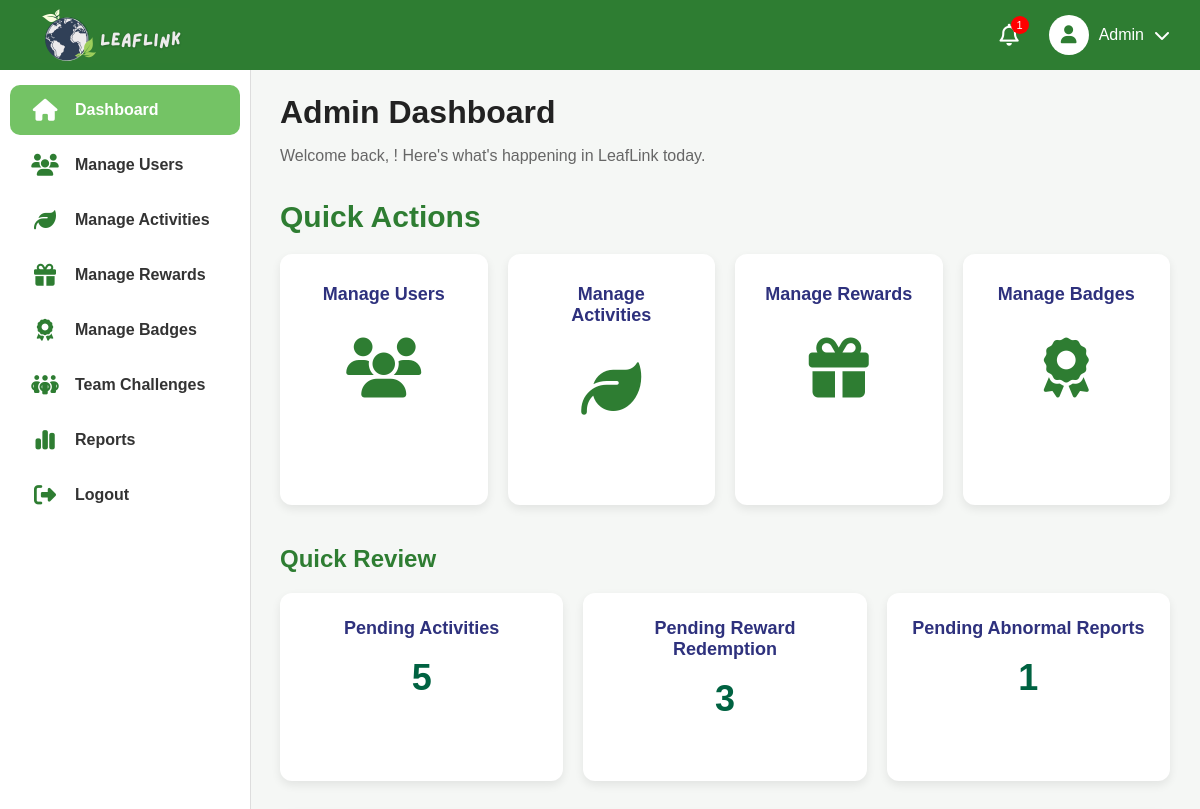
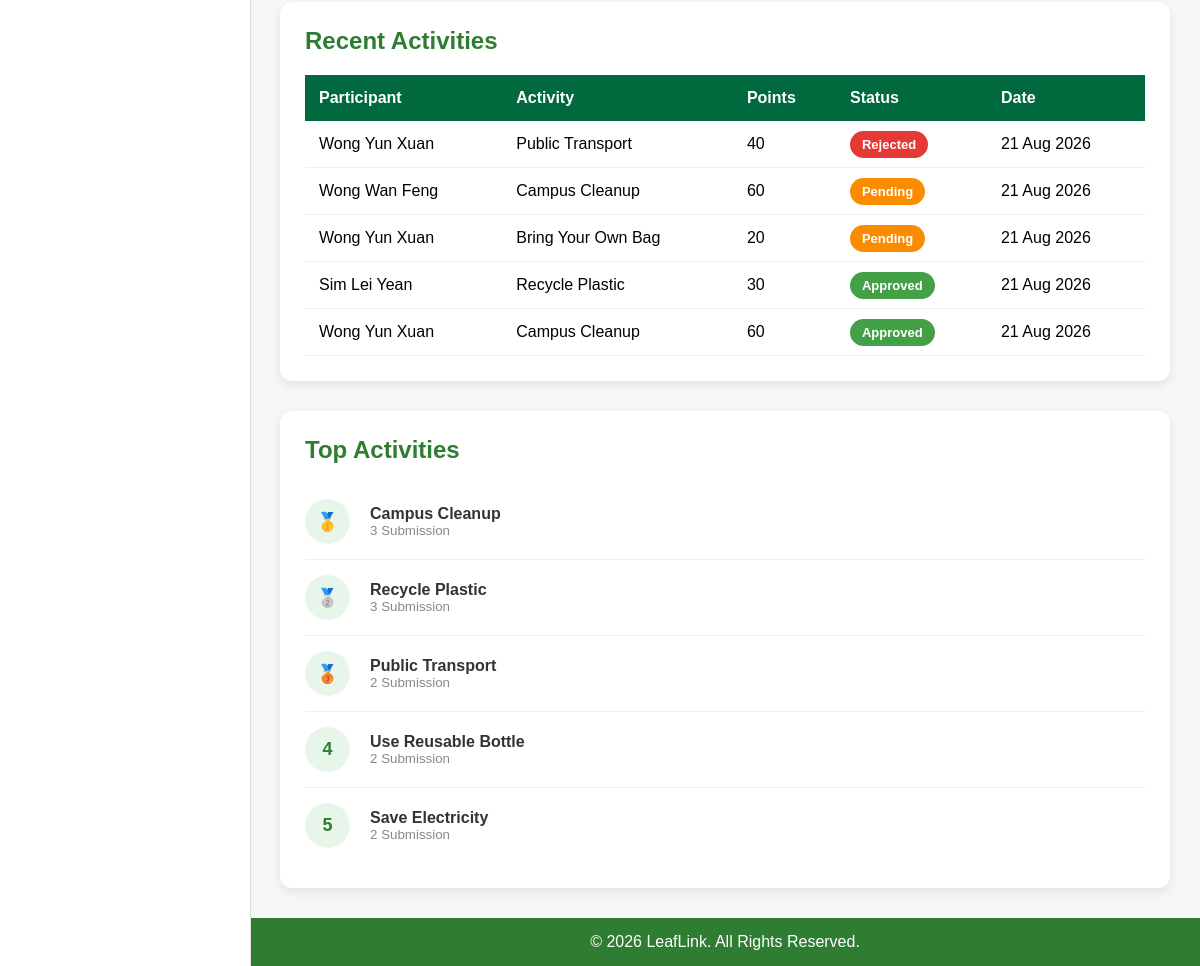
Screenshot of /admin/dashboard.php with the database file from the repository (2 pictures, top to bottom).
### tables this page shows
CREATE TABLE `activitysubmission` (
  `submissionId` varchar(11) NOT NULL,
  `participantId` varchar(11) NOT NULL,
  `activityId` varchar(11) DEFAULT NULL,
  `evidencePhoto` varchar(255) NOT NULL,
  `description` text NOT NULL,
  `status` varchar(20) NOT NULL,
  `moderatorId` varchar(11) DEFAULT NULL,
  `submissionDate` date NOT NULL,
  `submissionTime` time NOT NULL,
  `challengeId` varchar(11) DEFAULT NULL
);

CREATE TABLE `user` (
  `userId` varchar(11) NOT NULL,
  `roleId` varchar(11) NOT NULL,
  `fullName` varchar(100) NOT NULL,
  `emailAddress` varchar(100) NOT NULL,
  `phoneNumber` varchar(20) NOT NULL,
  `password` varchar(100) NOT NULL,
  `dateOfBirth` date NOT NULL
);

CREATE TABLE `activity` (
  `activityId` varchar(11) NOT NULL,
  `activityName` varchar(100) NOT NULL,
  `description` text NOT NULL,
  `category` varchar(100) NOT NULL,
  `pointsReward` int(11) NOT NULL,
  `rules` text NOT NULL,
  `status` varchar(20) NOT NULL
);

### admin/dashboard.php (the view, shortened to what this page needs)
<?php
    include 'includes/header.php';
    include 'includes/sidebar.php';
    $activityQuery = mysqli_query($conn,
        "SELECT COUNT(*) AS total
        FROM activitysubmission
        WHERE status='Pending'");
    $pendingActivities = mysqli_fetch_assoc($activityQuery)['total'];
    $rewardQuery = mysqli_query($conn,
        "SELECT COUNT(*) AS total
        FROM rewardredemption
        WHERE status='Pending'");
    $pendingRewards = mysqli_fetch_assoc($rewardQuery)['total'];
    $abnormalQuery = mysqli_query($conn,
        "SELECT COUNT(*) AS total
        FROM abnormalreport
        WHERE remark IS NULL
        OR remark = ''");
    $pendingReports = mysqli_fetch_assoc($abnormalQuery)['total'];
    $recentActivities = mysqli_query($conn,
        "SELECT
            user.fullName,
            activity.activityName,
            activity.pointsReward,
            activitysubmission.status,
            activitysubmission.submissionDate
        FROM activitysubmission
        INNER JOIN participant
        ON activitysubmission.participantId = participant.participantId
        INNER JOIN user
        ON participant.userId = user.userId
        INNER JOIN activity
        ON activitysubmission.activityId = activity.activityId
        ORDER BY activitysubmission.submissionDate DESC, activitysubmission.submissionTime DESC
        LIMIT 5");
    $topActivities = mysqli_query($conn,
        "SELECT
            activity.activityName,
            COUNT(activitysubmission.submissionId) AS totalSubmission
        FROM activity
        LEFT JOIN activitysubmission
        ON activity.activityId = activitysubmission.activityId
        GROUP BY activity.activityId
        ORDER BY totalSubmission DESC
        LIMIT 5");
?>
<main class="main-content">
    <h1 class="dashboard-title">Admin Dashboard</h1>
    <p class="dashboard-subtitle">
        Welcome back,
        <strong><?= $_SESSION['fullName']; ?></strong>!
        Here's what's happening in LeafLink today.
    </p>
    <h2 class="section-title">Quick Actions</h2>
    <div class="stats-container">
        <a href="users/manage_user.php" class="stat-card">
            <h3>Manage Users</h3>
            <h2>
                <i class="fa-solid fa-users"></i>
            </h2>
        </a>
        <a href="activities/manage_activity.php" class="stat-card">
            <h3>Manage Activities</h3>
            <h2>
                <i class="fa-solid fa-leaf"></i>
            </h2>
        </a>
        <a href="rewards/manage_reward.php" class="stat-card">
            <h3>Manage Rewards</h3>
            <h2>
                <i class="fa-solid fa-gift"></i>
            </h2>
        </a>
        <a href="badges/manage_badge.php" class="stat-card">
            <h3>Manage Badges</h3>
            <h2>
                <i class="fa-solid fa-award"></i>
            </h2>
        </a>
    </div>
    <div class="quick-review">
        <h2>Quick Review</h2>
        <div class="quick-review-grid">
            <div class="review-card">
                <h3>Pending Activities</h3>
                <p><?= $pendingActivities; ?></p>
            </div>
            <div class="review-card">
                <h3>Pending Reward Redemption</h3>
                <p><?= $pendingRewards; ?></p>
            </div>
            <div class="review-card">
                <h3>Pending Abnormal Reports</h3>
                <p><?= $pendingReports; ?></p>
            </div>
        </div>
    </div>
    <div class="table-card">
        <h2>Recent Activities</h2>
        <table class="recent-table">
            <thead>
                <tr>
                    <th>Participant</th>
                    <th>Activity</th>
                    <th>Points</th>
                    <th>Status</th>
                    <th>Date</th>
                </tr>
            </thead>
            <tbody>
                <?php if(mysqli_num_rows($recentActivities) > 0){ ?>
                    <?php while($row = mysqli_fetch_assoc($recentActivities)){ ?>
                    <tr>
                        <td><?= $row['fullName'] ?></td>
                        <td><?= $row['activityName'] ?></td>
                        <td><?= $row['pointsReward'] ?></td>
                        <td>
                            <span class="status <?= strtolower($row['status']) ?>">
                                <?= $row['status'] ?>
                            </span>
                        </td>
                        <td>
                            <?= date("d M Y", strtotime($row['submissionDate'])) ?>
                        </td>
                    </tr>
                    <?php } ?>
                <?php } ?>
            </tbody>
        </table>
    </div>
    <div class="top-activities-card">
        <h2>Top Activities</h2>
        <div class="activity-rank">
            <?php
                if(mysqli_num_rows($topActivities) > 0){
                    $rank = 1;
                    while($row = mysqli_fetch_assoc($topActivities)){
            ?>
            <div class="rank-item">
                <?php if($rank == 1){ ?>
                    <span class="rank-number gold">🥇</span>
                <?php }elseif($rank == 2){ ?>
                    <span class="rank-number silver">🥈</span>
                <?php }elseif($rank == 3){ ?>
                    <span class="rank-number bronze">🥉</span>
                <?php }else{ ?>
                    <span class="rank-number"><?= $rank ?></span>
                <?php } ?>
                <div class="rank-info">
                    <strong><?= $row['activityName'] ?></strong>
                    <small><?= $row['totalSubmission'] ?> Submission</small>
                </div>
            </div>
            <?php
                $rank++; }
                }else{ ?>
            <p style="text-align:center; color:#777; padding: 25px;">
                No activity submission found.
            </p>
            <?php
                }
            ?>
        </div>
    </div>
</main>
<?php
    include 'includes/footer.php';
?>

### admin/admin.css (style rules this page uses)
body { margin: 0; background: #F5F7F5; font-family: Arial, Helvetica, sans-serif; }
.main-content { flex: 1; margin-left: 250px; margin-top: 70px; padding: 3px 30px 30px; background: #F5F7F5; }
.main-content h1 { margin-bottom: 15px; color: #222; }
.main-content p { color: #666; }
.dashboard-title { margin-bottom: 8px; color: #2E7D32; }
.dashboard-subtitle { color: #666; margin-bottom: 35px; }
.stats-container { display: flex; gap: 20px; margin-bottom: 35px; }
.section-title { color:#2E7D32; margin-bottom:20px; font-size:30px; font-weight:bold; }
.stat-card { flex: 1; background: white; padding: 30px; border-radius: 12px; text-align: center; text-decoration: none; color: #2E317D; box-shadow: 0 4px 10px rgba(0,0,0,.08); transition: 0.3s; }
.stat-card h3 { margin: 0; color: #2E317D; font-size: 18px; }
.stat-card h2 { margin-top: 30px; font-size: 60px; color: #2E7D32; }
.quick-review { margin-top: 40px; }
.quick-review h2 { color: #2E7D32; margin-bottom: 20px; }
.quick-review-grid { display: flex; gap: 20px; }
.review-card { flex: 1; background: white; padding: 25px; border-radius: 12px; text-align: center; box-shadow: 0 4px 10px rgba(0, 0, 0, 0.08); transition: 0.3s; }
.review-card h3 { margin: 0; font-size: 18px; color: #2E317D; }
.review-card p { margin-top: 18px; font-size: 36px; font-weight: bold; color: #006241; }
.table-card { background: white; margin-top: 30px; padding: 25px; border-radius: 12px; box-shadow: 0 4px 10px rgba(0, 0, 0, 0.08); }
.table-card h2 { color: #2E7D32; margin-top: 0; margin-bottom: 20px; }
.recent-table { width: 100%; border-collapse: collapse; }
.recent-table th { background: #00693E; color: white; padding: 14px; text-align: left; }
.recent-table td { padding: 14px; border-bottom: 1px solid #EEEEEE; }
.status { padding: 6px 12px; border-radius: 20px; color: white; font-size: 13px; font-weight: bold; }
.status.approved { background: #43A047; }
.status.pending { background: #FB8C00; }
.status.rejected { background: #E53935; }
.top-activities-card { background: white; margin-top: 30px; padding: 25px; border-radius: 12px; box-shadow: 0 4px 10px rgba(0, 0, 0, 0.08); }
.top-activities-card h2 { color: #2E7D32; margin-top: 0; margin-bottom: 20px; }
.rank-item { display: flex; align-items: center; gap: 20px; padding: 15px 0; border-bottom: 1px solid #EEEEEE; transition: 0.3s; }
.rank-item:last-child { border-bottom: none; }
.rank-number { width: 45px; height: 45px; border-radius: 50%; background: #E8F5E9; color: #2E7D32; display: flex; justify-content: center; align-items: center; font-size: 18px; font-weight: bold; }
.rank-info { display: flex; flex-direction: column; }
.rank-info strong { color: #333; }
.rank-info small { color: #888; }

### rows the page displays
activitysubmission: user.fullName "Wong Yun Xuan", activityId.activityName "Public Transport", activityId.pointsReward "40", status "Rejected", submissionDate "21 Aug 2026"
activitysubmission: user.fullName "Wong Wan Feng", activityId.activityName "Campus Cleanup", activityId.pointsReward "60", status "Pending", submissionDate "21 Aug 2026"
activitysubmission: user.fullName "Wong Yun Xuan", activityId.activityName "Bring Your Own Bag", activityId.pointsReward "20", status "Pending", submissionDate "21 Aug 2026"
activitysubmission: user.fullName "Sim Lei Yean", activityId.activityName "Recycle Plastic", activityId.pointsReward "30", status "Approved", submissionDate "21 Aug 2026"
activitysubmission: user.fullName "Wong Yun Xuan", activityId.activityName "Campus Cleanup", activityId.pointsReward "60", status "Approved", submissionDate "21 Aug 2026"

### other values shown
$notificationCount "1"
$fullname "Admin"
$pendingActivities "5"
$pendingRewards "3"
$pendingReports "1"
$row['activityName'] "Campus Cleanup"
$row['totalSubmission'] "3"
$row['activityName'] "Recycle Plastic"
$row['activityName'] "Public Transport"
$row['totalSubmission'] "2"
$row['activityName'] "Use Reusable Bottle"
$row['activityName'] "Save Electricity"
